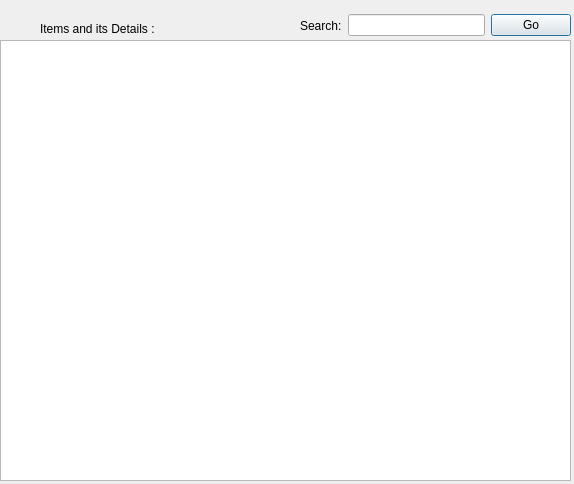
<?xml version="1.0" encoding="UTF-8"?>
<ui version="4.0">
 <class>Display</class>
 <widget class="QDialog" name="Display">
  <property name="geometry">
   <rect>
    <x>0</x>
    <y>0</y>
    <width>574</width>
    <height>484</height>
   </rect>
  </property>
  <property name="windowTitle">
   <string>Search Item</string>
  </property>
  <property name="autoFillBackground">
   <bool>true</bool>
  </property>
  <widget class="QTableView" name="tableView">
   <property name="geometry">
    <rect>
     <x>0</x>
     <y>40</y>
     <width>571</width>
     <height>441</height>
    </rect>
   </property>
  </widget>
  <widget class="QLabel" name="label_2">
   <property name="geometry">
    <rect>
     <x>40</x>
     <y>20</y>
     <width>181</width>
     <height>17</height>
    </rect>
   </property>
   <property name="text">
    <string>Items and its Details :</string>
   </property>
  </widget>
  <widget class="QWidget" name="layoutWidget">
   <property name="geometry">
    <rect>
     <x>300</x>
     <y>10</y>
     <width>271</width>
     <height>31</height>
    </rect>
   </property>
   <layout class="QHBoxLayout" name="horizontalLayout_2">
    <item>
     <widget class="QLabel" name="search_lable">
      <property name="text">
       <string>Search:</string>
      </property>
     </widget>
    </item>
    <item>
     <widget class="QLineEdit" name="search"/>
    </item>
    <item>
     <layout class="QHBoxLayout" name="horizontalLayout">
      <item>
       <widget class="QPushButton" name="go">
        <property name="text">
         <string>Go</string>
        </property>
       </widget>
      </item>
     </layout>
    </item>
   </layout>
  </widget>
 </widget>
 <resources/>
 <connections/>
</ui>
